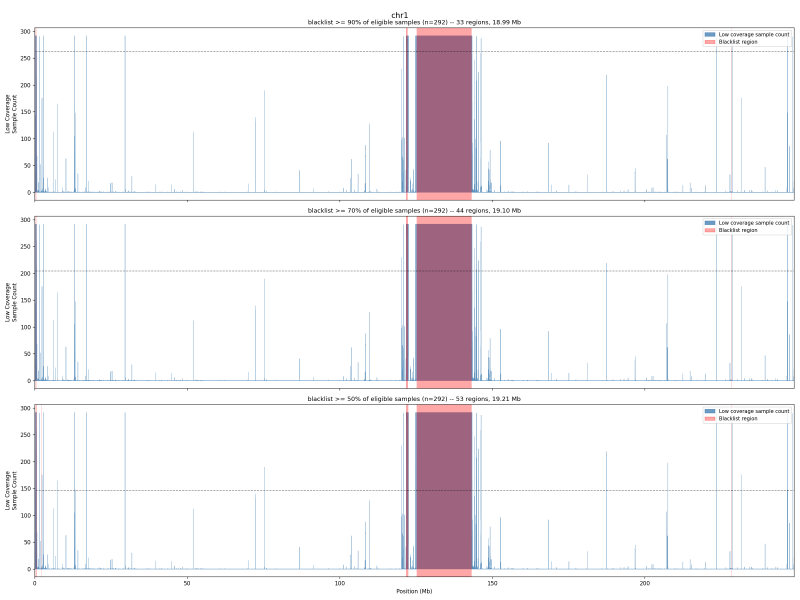
#> input picture lrGS_srGS_cov_analyses/low_cov_regions.hprc_hgsvc/blacklist_region.per_chr/chr1.blacklist.png, 2400 x 1800 px (shown at 1/3 size)
$ python concat_igv_depth.py --igv-dir ../../../lrGS_srGS_cov_analyses/low_cov_regions.hprc_hgsvc/blacklist_region.per_chr --depth-dir ../../../lrGS_srGS_cov_analyses/low_cov_regions.hprc_hgsvc/blacklist_region.per_chr --outdir out
#> lines starting #> are read from the running program, lines starting #| are printed output that depends on the picture; after the words box and inside, x2 and y2 are one past the last pixel; in counts of white or black regions, pixels touching at a corner belong together
#> pass 2 of the loop in collect_igv_plots, `for p in glob.glob(os.path.join(igv_dir, "*.png")):`:
#!/usr/bin/env python3
# Derived from scripts/concat_igv_depth.py of yuliamostovoy/variant-interpretation
# https://github.com/yuliamostovoy/variant-interpretation/blob/main/scripts/concat_igv_depth.py
"""
Assemble one combined image per variant: an SV-info header banner on top, then the IGV
screenshot, then (for DEL/DUP) the long-read depth plot. Plots are paired by their shared
basename `{family}_{ID}.png`, which both the IGV track (makeigvpesr.py) and the depth track
(plot_longread_depth.py) emit.

Variants without a depth plot (SNV/indel, non-DEL/DUP SVs) carry their IGV plot through with
just the header, so every plotted variant gets the same header (ID, length, SVTYPE,
coords). The header text is looked up from --varfile (the canonical 6-col BED) by matching
each image's ID; if no varfile is given, images are emitted without a header.
"""

import argparse
import glob
import gzip
import os
import sys

import numpy as np
from PIL import Image, ImageDraw, ImageFont

HEADER_H = 60
_FONT_CANDIDATES = [
    "/usr/share/fonts/truetype/dejavu/DejaVuSans-Bold.ttf",
    "/usr/share/fonts/truetype/dejavu/DejaVuSans.ttf",
]


# [5 lines left out: function _load_font, not called in this run]


def trim_bottom_bg(img, pad=6, white=240, line_frac=0.6):
    """Crop the empty region IGV leaves below the last track. IGV panels sit on a near-white
    background (~250) with a slightly different-shaded left name gutter; the empty area below
    the last track holds only thin vertical dividers/markers (the gutter border, region and
    center lines) that run its full height. So: treat any near-white pixel as background,
    drop columns that are non-background for >= `line_frac` of the HEIGHT (those vertical
    lines), then crop just below the lowest remaining real-content row (reads, coverage,
    gene models, a track label, or a track's horizontal separator).

    Height/track-count agnostic: more family members add read tracks higher up but the empty
    tail is detected the same way, and the reliable vertical line (the gutter border, which
    spans H minus the ~130px ruler) only becomes a LARGER height fraction as H grows.
    Dropping a thin column never empties a horizontally-spanning content row, so this can
    under-trim (harmless) but won't clip real tracks. Width and top are untouched."""
#> called with pad = 6, white = 240, line_frac = 0.6
    arr = np.asarray(img.convert("RGB"))
    H, W, _ = arr.shape
#> H = 1800; W = 2400
    nonbg = arr.min(axis=2) < white
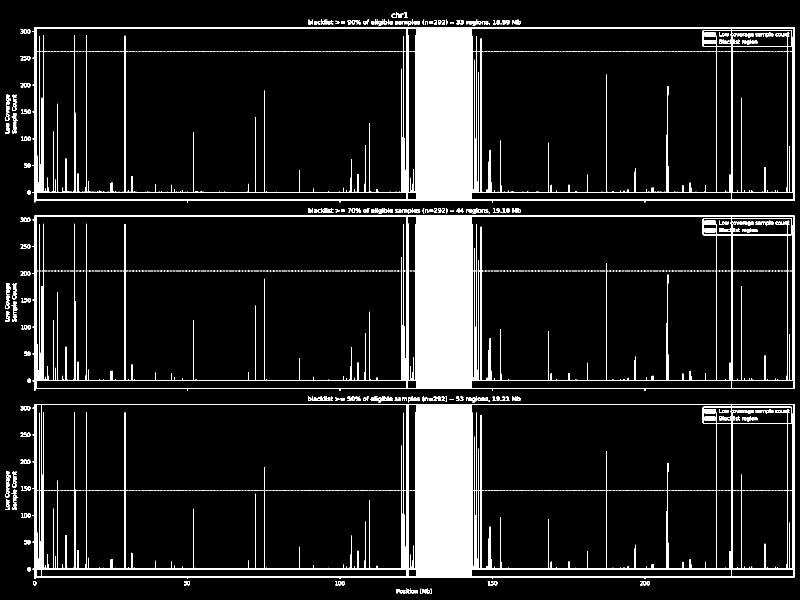
#> nonbg: shape (1800, 2400) bool (shown at 1/3 size); 10.6% white; 1790 white regions (1397 under 20 px), largest, box (x1, y1, x2, y2) and area: (98, 1212, 2384, 1737) 142234, (98, 647, 2384, 1172) 141922, (98, 82, 2384, 607) 141883
    col_is_line = nonbg.sum(axis=0) >= line_frac * H  # thin full-height dividers/markers
    content = nonbg.copy()
    content[:, col_is_line] = False
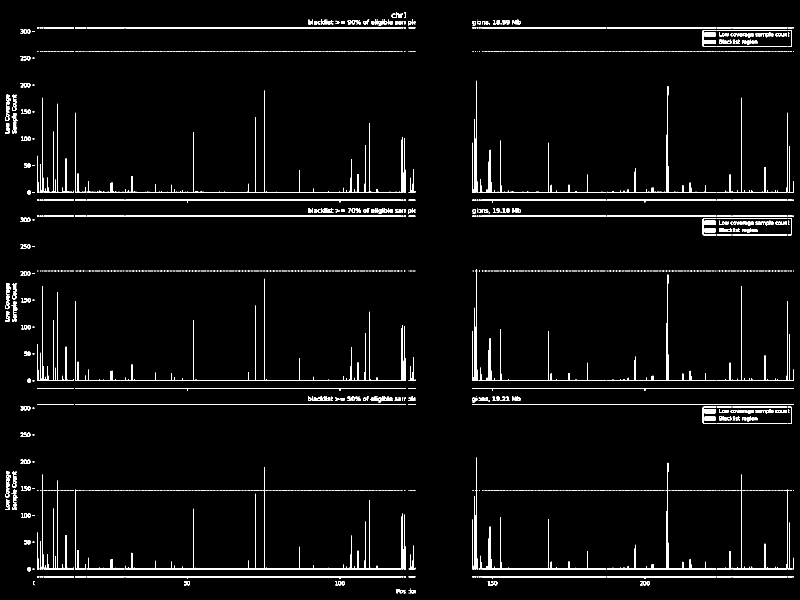
#> content: shape (1800, 2400) bool (shown at 1/3 size); 2.8% white; 2038 white regions (1530 under 20 px), largest, box (x1, y1, x2, y2) and area: (376, 271, 1205, 578) 4535, (376, 836, 1205, 1143) 4532, (376, 1401, 1205, 1708) 4532
    nz = np.nonzero(np.any(content, axis=1))[0]
#> nz = 1358 values from 36 to 1779
    if nz.size == 0:
        return img
    last = min(H, int(nz[-1]) + 1 + pad)
#> last = 1786
    return img if last >= H else img.crop((0, 0, W, last))
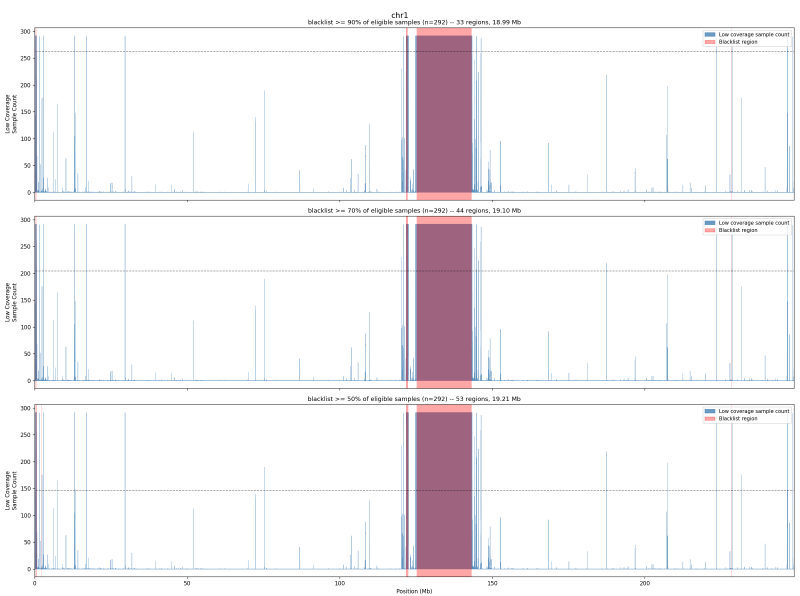
#> returned value: PIL image 2400x1786 RGB (shown at 1/3 size); mean R, G, B 243.8, 241, 243.3


def vstack_imgs(top, bottom):
    # align to the WIDEST pane (upscale the narrower one) so the high-res IGV snapshot is
    # never shrunk down to the depth plot's width
    w = max(top.width, bottom.width)
#> w = 2400

    def scale(im):
        return im if im.width == w else im.resize((w, int(im.height * w / im.width)))

    top, bottom = scale(top), scale(bottom)
    out = Image.new("RGB", (w, top.height + bottom.height), (255, 255, 255))
#> out: PIL image 2400x3586 RGB; every value is 255
    out.paste(top, (0, 0))
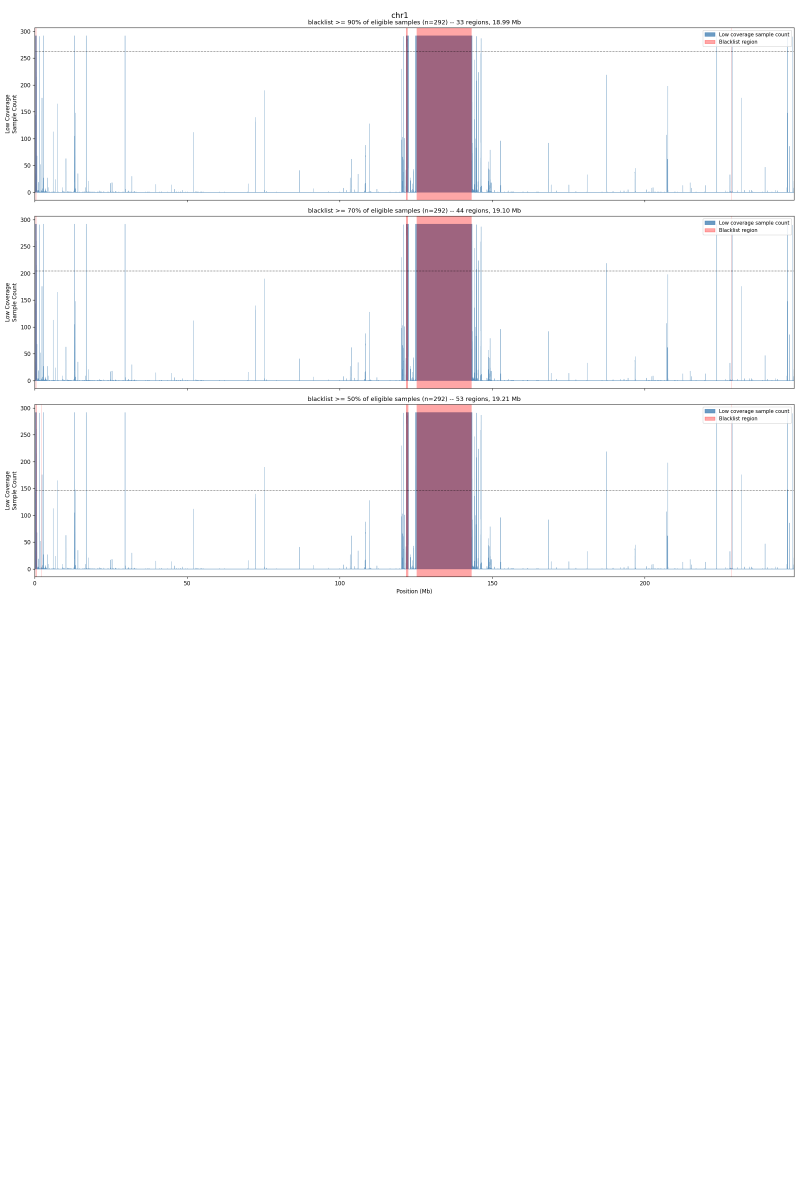
#> out: PIL image 2400x3586 RGB (shown at 1/3 size); mean R, G, B 249.4, 248, 249.2
    out.paste(bottom, (0, top.height))
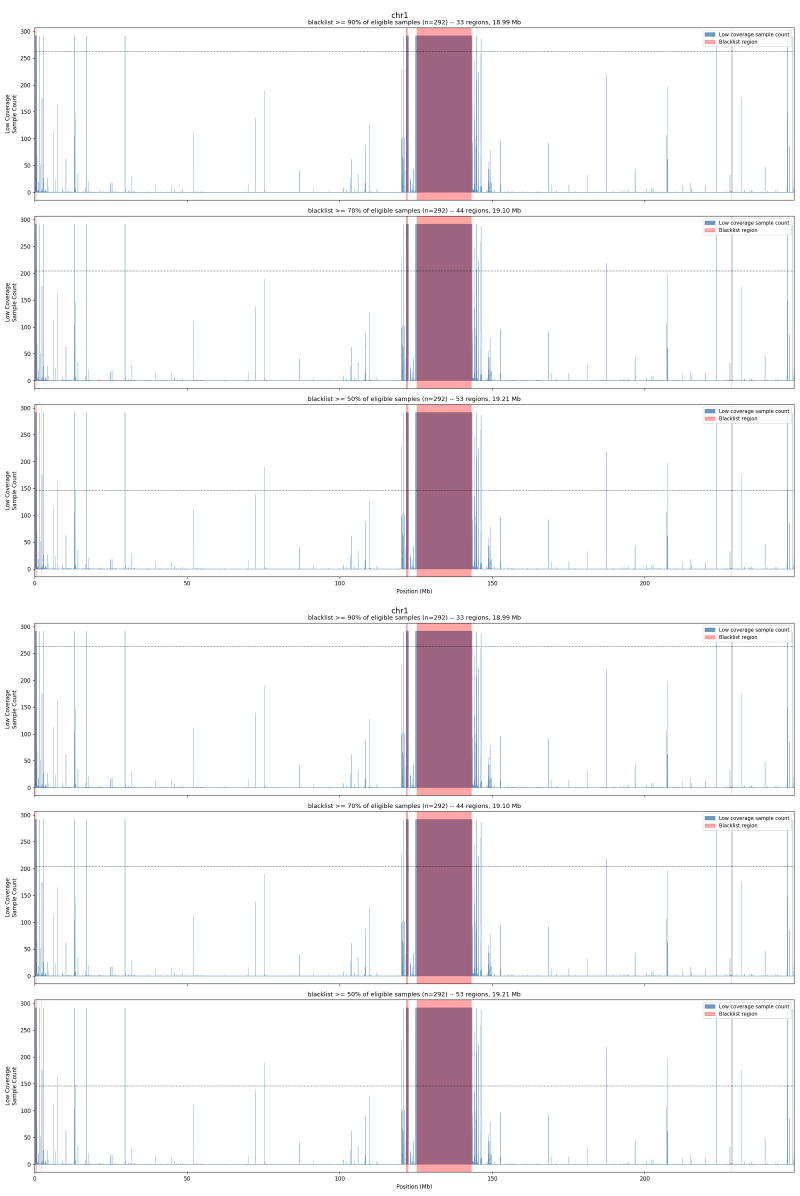
#> out: PIL image 2400x3586 RGB (shown at 1/3 size); mean R, G, B 243.9, 241, 243.4
    return out


# [37 lines left out: functions hstack_imgs, header_img, load_variant_info, not called in this run]


def variant_id_for(stem, info):
    """The variant ID embedded in a `{family}_{ID}` stem: the stem itself if it is an ID,
    else the longest known ID that is a trailing `_ID` of it. None if unmatched."""
    if stem in info:
        return stem
    cands = [i for i in info if stem.endswith("_" + i)]
    return max(cands, key=len) if cands else None


def reordered_name(stem, info):
    """`{family}_{ID}` -> `{ID}_{family}.png` so combined outputs sort by variant ID.
    Falls back to the original stem if the ID can't be identified."""
    vid = variant_id_for(stem, info)
    if not vid or stem == vid:
        return stem + ".png"
    fam = stem[: -(len(vid) + 1)]  # strip trailing "_<vid>"
    return f"{vid}_{fam}.png" if fam else stem + ".png"


# [7 lines left out: function header_text_for, not called in this run]


def finalize(body, stem, info, out_path):
    if info:
        text = header_text_for(stem, info)
        if text:
            body = vstack_imgs(header_img(text, body.width), body)
    body.save(out_path)


def main():
    ap = argparse.ArgumentParser(description=__doc__, formatter_class=argparse.RawDescriptionHelpFormatter)
    ap.add_argument("--igv-dir", required=True, help="dir of IGV {family}_{ID}.png plots")
    ap.add_argument("--depth-dir", required=True, help="dir of depth {family}_{ID}.png plots")
    ap.add_argument("--outdir", required=True)
    ap.add_argument(
        "--varfile", default=None, help="canonical 6-col BED for the SV-info header (chrom,start,end,ID,svtype,samples)"
    )
    args = ap.parse_args()

    os.makedirs(args.outdir, exist_ok=True)
    info = load_variant_info(args.varfile) if args.varfile else {}

    igv_plots = collect_igv_plots(args.igv_dir)
    depth_plots = {os.path.basename(p): p for p in glob.glob(os.path.join(args.depth_dir, "*.png"))}

    n_combined = n_igv_only = 0
    for name, igv_path in sorted(igv_plots.items()):
        stem = name[: -len(".png")]
        out_path = os.path.join(args.outdir, reordered_name(stem, info))
        igv_img = trim_bottom_bg(Image.open(igv_path).convert("RGB"))
        if name in depth_plots:
            body = vstack_imgs(igv_img, Image.open(depth_plots[name]).convert("RGB"))
            n_combined += 1
        else:
            body = igv_img
            n_igv_only += 1
        finalize(body, stem, info, out_path)
#> pass 2 of the loop in main, `for name, igv_path in sorted(igv_plots.items()):`:
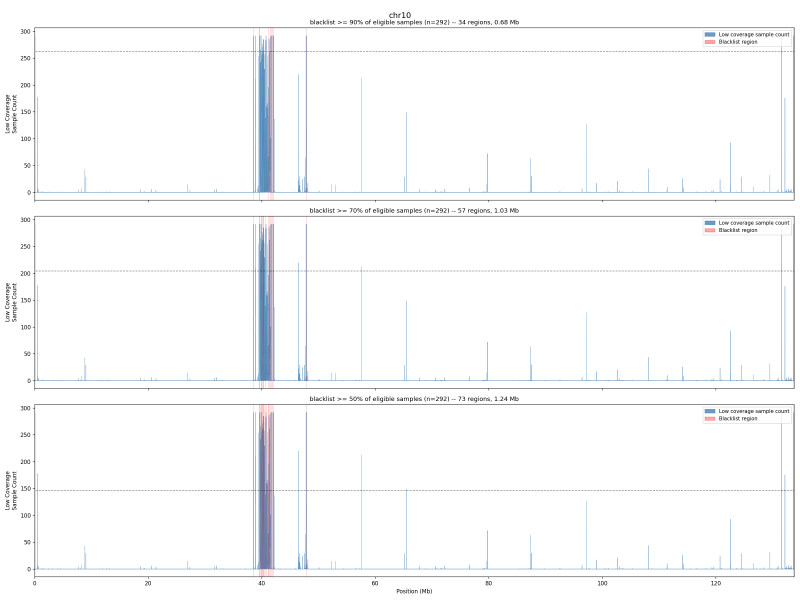
#> input picture lrGS_srGS_cov_analyses/low_cov_regions.hprc_hgsvc/blacklist_region.per_chr/chr10.blacklist.png, 2400 x 1800 px (shown at 1/3 size)
#> nonbg: shape (1800, 2400) bool; 4.5% white; 1917 white regions (1520 under 20 px), largest, box (x1, y1, x2, y2) and area: (98, 1212, 2384, 1737) 54232, (98, 647, 2384, 1172) 53794, (98, 82, 2384, 607) 53367
#> in trim_bottom_bg (call 2), `content[:, col_is_line] = False`:
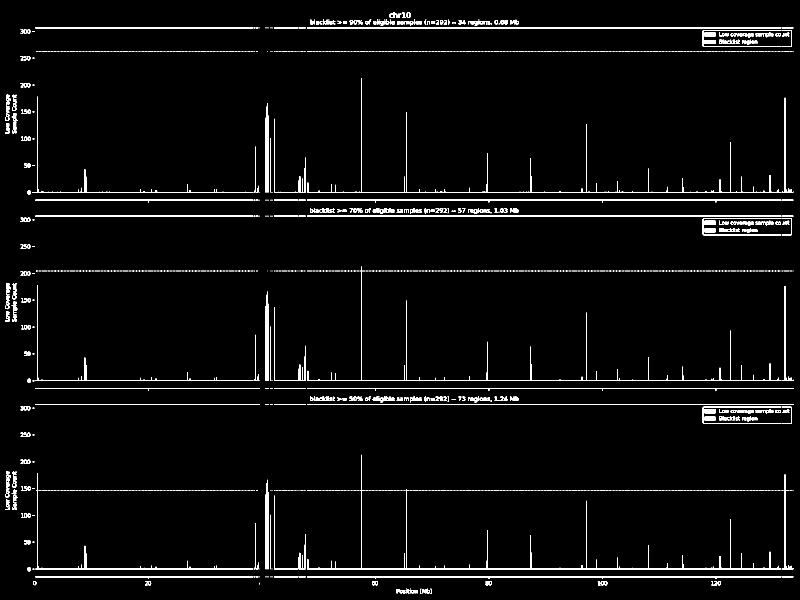
#> content: shape (1800, 2400) bool (shown at 1/3 size); 2.6% white; 2091 white regions (1619 under 20 px), largest, box (x1, y1, x2, y2) and area: (921, 1364, 2344, 1708) 6041, (921, 799, 2344, 1143) 6034, (921, 234, 2344, 578) 6032
#> nz = 1384 values from 36 to 1781
#> last = 1788
#> in vstack_imgs (call 2), `out.paste(bottom, (0, top.height))`:
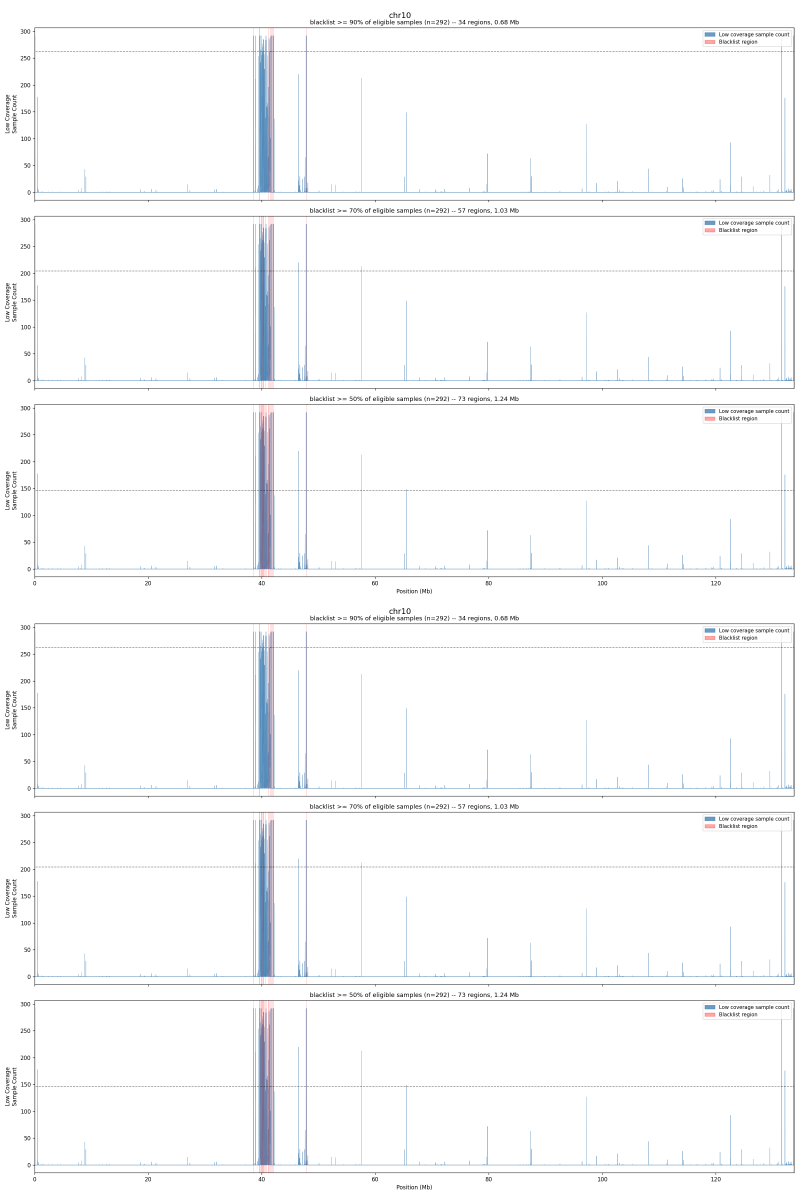
#> out: PIL image 2400x3588 RGB (shown at 1/3 size); mean R, G, B 249.4, 249.8, 250.7

    # depth plots with no matching IGV plot (shouldn't happen, but don't drop them silently)
    for name, depth_path in sorted(depth_plots.items()):
        if name not in igv_plots:
            stem = name[: -len(".png")]
            finalize(Image.open(depth_path).convert("RGB"), stem, info, os.path.join(args.outdir, reordered_name(stem, info)))
            sys.stderr.write(f"WARNING: depth plot {name} had no matching IGV plot\n")
#> pass 2 of the loop in main, `for name, depth_path in sorted(depth_plots.items()):`:

    sys.stderr.write(f"Combined {n_combined}, IGV-only {n_igv_only}, written to {args.outdir}\n")


def collect_igv_plots(igv_dir):
    """Return {`{stem}.png`: path}, first merging any `{stem}.left.png` + `{stem}.right.png`
    breakpoint panes (emitted by makeigvpesr.py for large SVs) into one `{stem}.png` so they
    can pair with the single depth plot of the same name. Left/right are placed SIDE BY SIDE
    (left | right) at full resolution; the depth track below is upscaled to span both."""
    plain = {}  # stem -> path
    sides = {}  # stem -> {"left": path, "right": path}
    for p in glob.glob(os.path.join(igv_dir, "*.png")):
        b = os.path.basename(p)
        if b.endswith(".left.png"):
            sides.setdefault(b[: -len(".left.png")], {})["left"] = p
        elif b.endswith(".right.png"):
            sides.setdefault(b[: -len(".right.png")], {})["right"] = p
        else:
            plain[b[: -len(".png")]] = p

    for stem, d in sides.items():
        if stem in plain:  # a single-pane plot already exists; prefer it
            continue
        ordered = [d[k] for k in ("left", "right") if k in d]
        out = os.path.join(igv_dir, stem + ".png")
        imgs = [Image.open(p).convert("RGB") for p in ordered]
        merged = imgs[0] if len(imgs) == 1 else hstack_imgs(imgs[0], imgs[1])
        merged.save(out)
        plain[stem] = out

    return {stem + ".png": path for stem, path in plain.items()}


if __name__ == "__main__":
    main()
